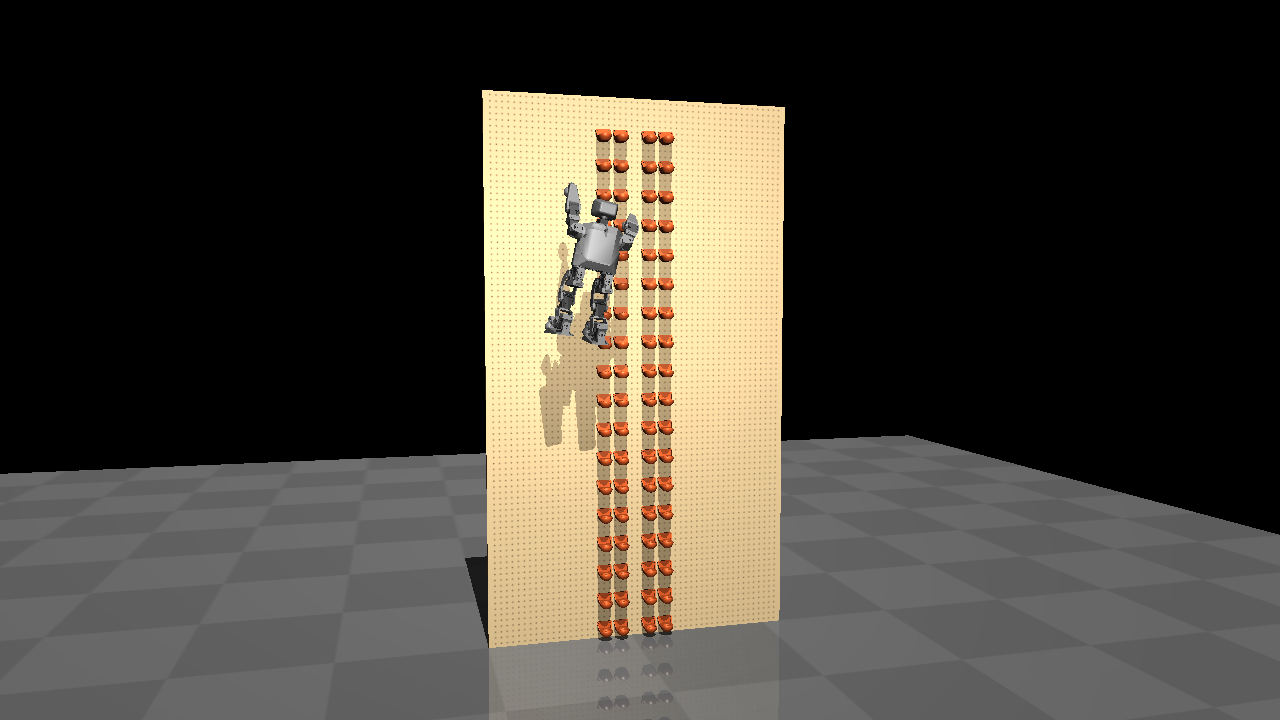
#> input picture data/perception/robot/scenes/000000/markerless_rgb_0.png, 1280 x 720 px
$ python -i physical_calibration.py   (imports and definitions only)
#> lines starting #> are read from the running program, lines starting #| are printed output that depends on the picture; after the words box and inside, x2 and y2 are one past the last pixel; in counts of white or black regions, pixels touching at a corner belong together
"""Camera pose from a cropped perforated board, with explicit metric assumptions."""

import cv2
import numpy as np
from scipy.spatial import cKDTree


def hole_centres(rgb):
    """Find locally dark holes, then retain neighborhoods with repeated dots."""
    gray = cv2.cvtColor(rgb, cv2.COLOR_RGB2GRAY)
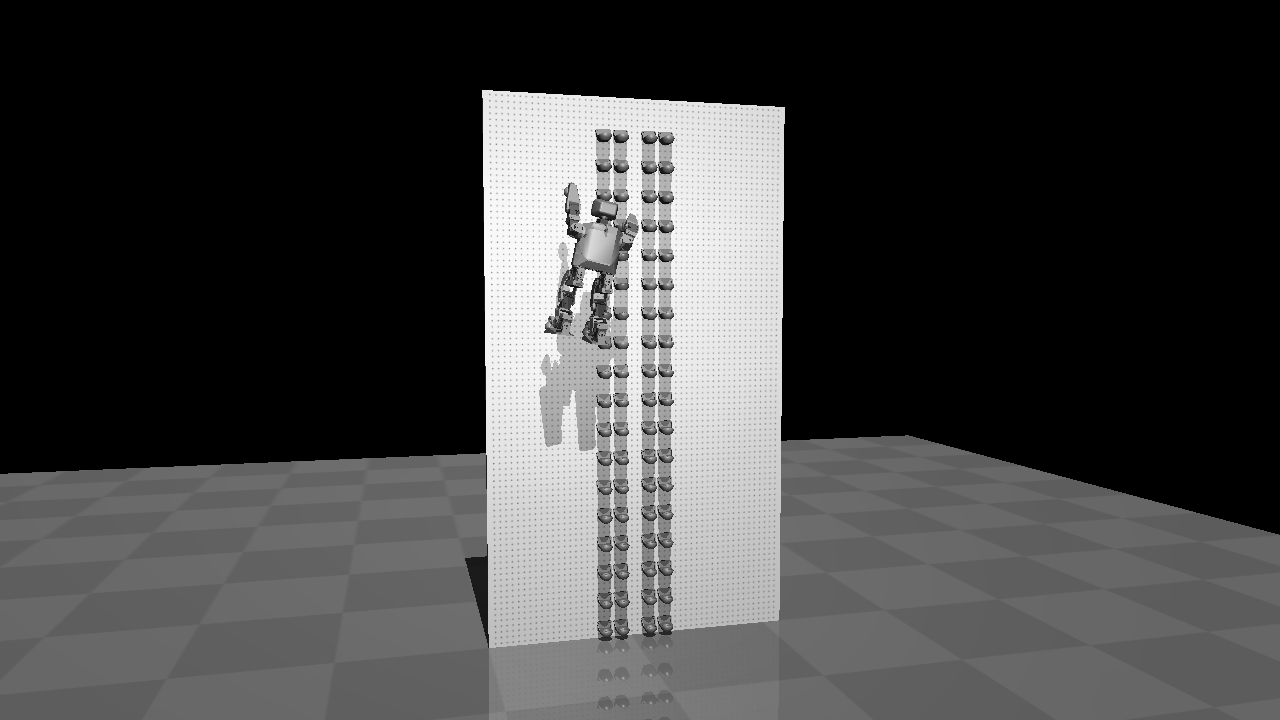
#> gray: shape (720, 1280); min 0, max 248, mean 64.5
    hsv = cv2.cvtColor(rgb, cv2.COLOR_RGB2HSV)
#> hsv: shape (720, 1280, 3); mean H, S, V 3.8, 16, 68.9
    background = cv2.GaussianBlur(gray, (0, 0), 2.0)
    contrast = background.astype(float) - gray
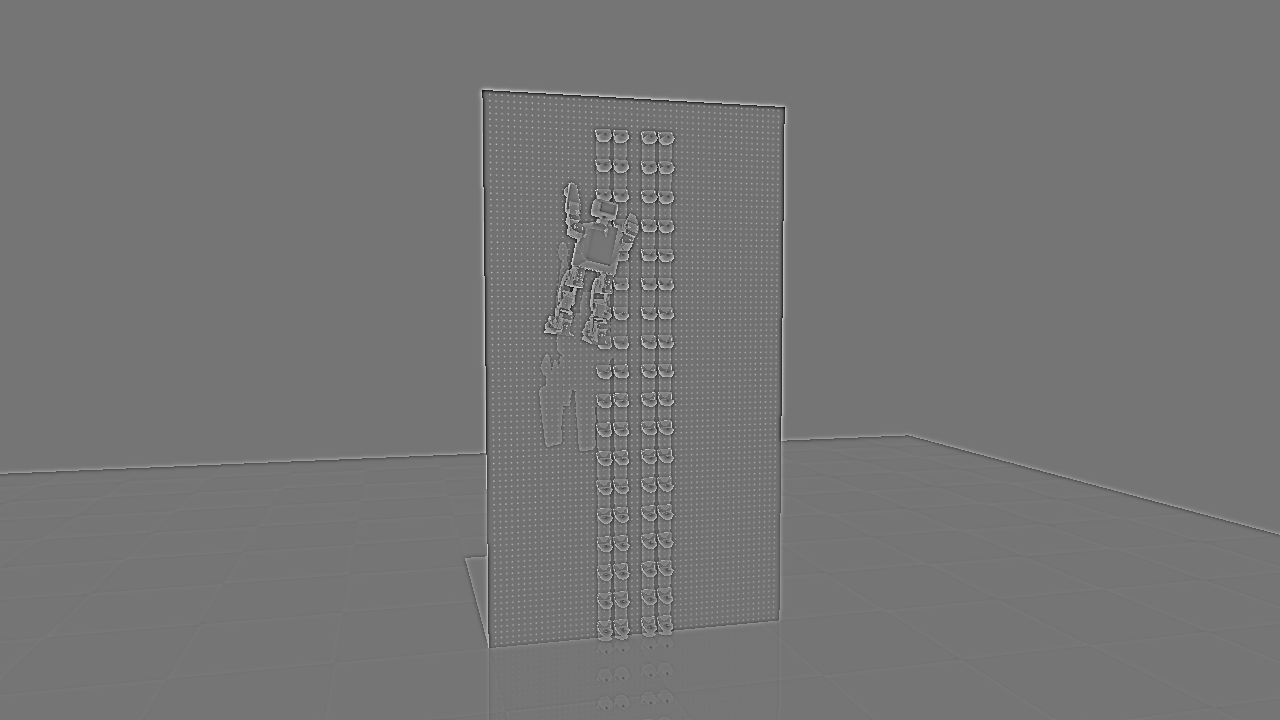
#> contrast: shape (720, 1280) float64; min -148, max 172, mean 0; drawn with min black and max white
    mask = ((contrast > 16) & (hsv[..., 1] < 120) & (background > 60)).astype(np.uint8)
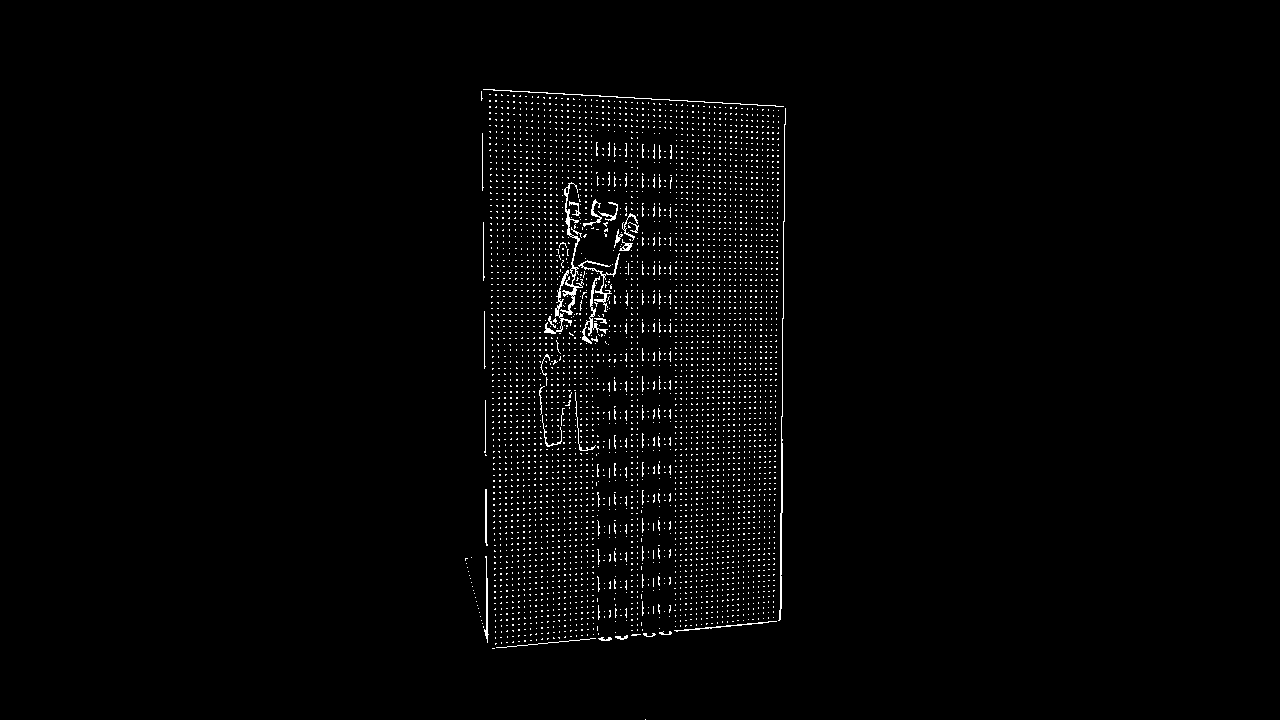
#> mask: shape (720, 1280); values 0 (black) and 1 (white), 1.7% white in thin lines or dots, all inside (x1, y1, x2, y2) = (465, 89, 786, 720)
    count, _, stats, centres = cv2.connectedComponentsWithStats(mask)
#> count = 4200; centres = 4200 pairs, first value 465.6 to 781.9, second value 94 to 719
    points = []
    for index in range(1, count):
        _, _, width, height, area = stats[index]
        if (
            2 <= area <= 32
            and 1 <= width <= 10
            and 1 <= height <= 10
            and max(width, height) <= 4 * min(width, height)
        ):
            points.append(centres[index])
#> this loop made 4199 passes
#> (width, height, area) on pass 1: (301, 18, 326)
#> after the loop, points = 3559 pairs, first value 465.6 to 778, second value 94 to 648
    points = np.asarray(points, float).reshape(-1, 2)
    if len(points) < 100:
        raise ValueError("Too few dark boreholes for lattice calibration")
    density = cKDTree(points).query_ball_point(points, 25, return_length=True)
#> density = 3559 values, max 69 at index 3005, min 1 at index 3053, mean 48.85
    return points[density >= 10]


# [116 lines left out: functions index_lattice, fit_grid_pose, calibrate_perforated_board, not called in this run]

>>> import cv2
>>> picture = cv2.cvtColor(cv2.imread('../../../../data/perception/robot/scenes/000000/markerless_rgb_0.png'), cv2.COLOR_BGR2RGB)
>>> result = hole_centres(picture)
#> result = 3556 pairs, first value 483 to 778, second value 94 to 648
